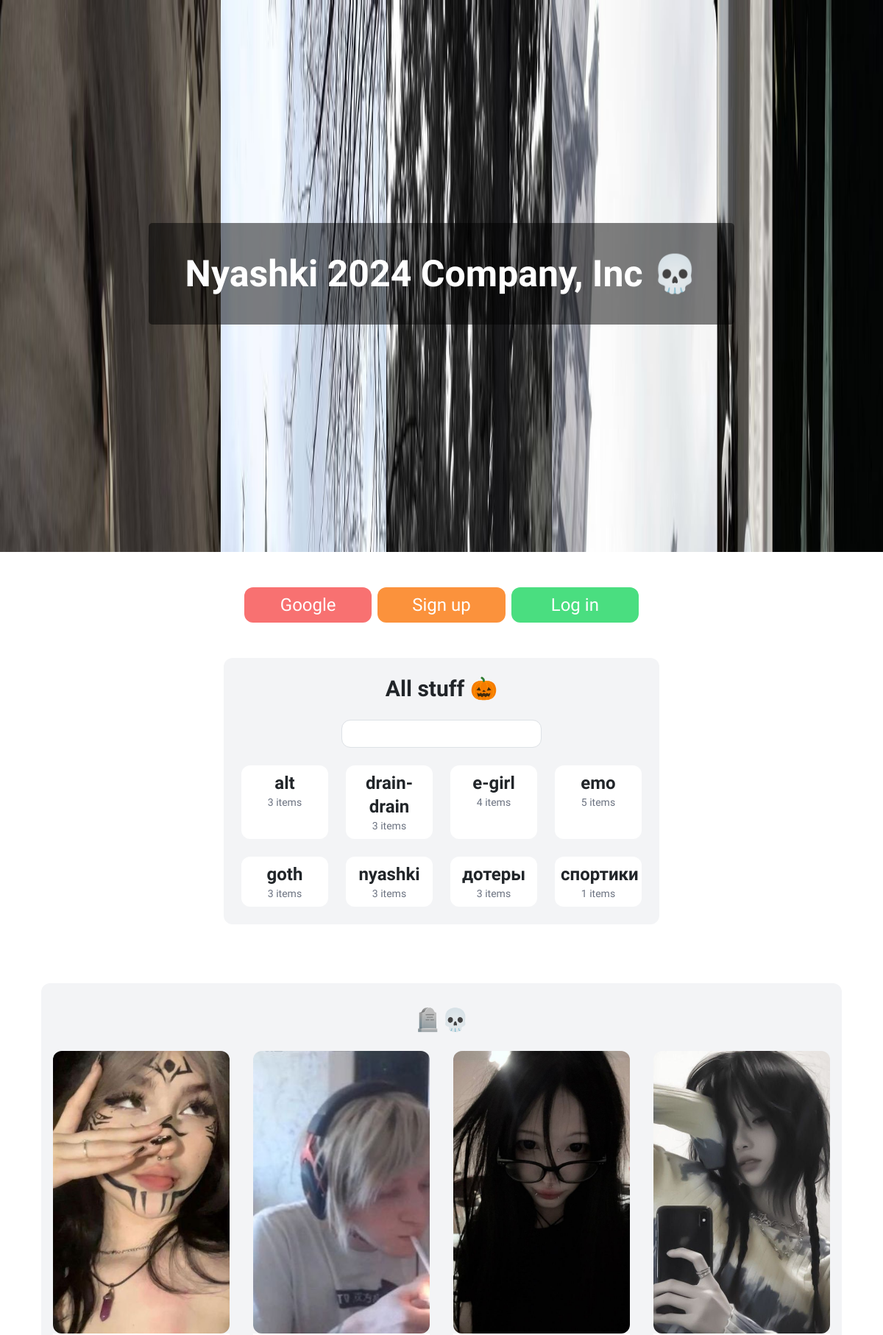
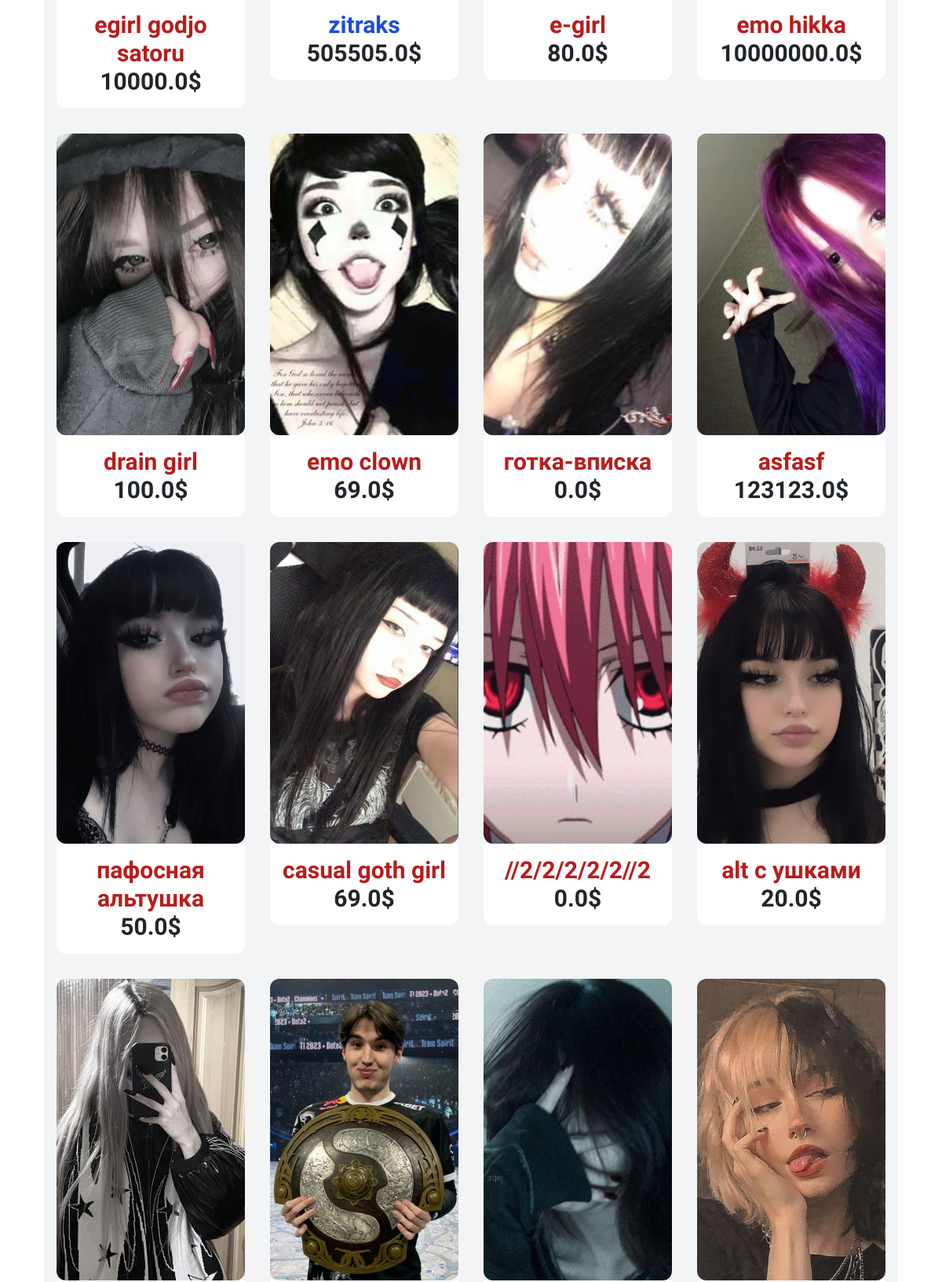
The page / (upper part) on the database its author committed (2 pictures, top to bottom).
### item/models.py (models this page shows, shortened)
class Category(models.Model):
    name = models.CharField(max_length=255)
    class Meta:
        ordering = ('name',)
        verbose_name_plural = 'Categories'

class Item(models.Model):
    category = models.ForeignKey(Category, related_name='items', on_delete=models.CASCADE)
    name = models.CharField(max_length=255)
    description = models.TextField(blank=True, null=True)
    price = models.FloatField()
    image = models.ImageField(upload_to='item_images', blank=True, null=True)
    is_sold = models.BooleanField(default=False)
    created_at = models.DateTimeField(auto_now_add=True)
    users = models.ManyToManyField(User, related_name='items', blank=True)
    gender = models.CharField(max_length=1, choices=gender_choice)
    comments = models.ManyToManyField(Comment)

### core/views.py (the view)
# urls.py: path('', views.index, name='index'),
def index(request):
    items = Item.objects.filter(is_sold=False)
    categories = Category.objects.all()
    gender = ''
    if "gender" not in request.session:
        gender = 'ALL'
    else:
        gender = request.session["gender"]
    if gender != 'ALL':
        items = items.filter(gender=gender)
    return render(request, 'core/index.html', {
        'categories': categories,
        'items': sorted(items, key=lambda x: random.random()),
        'name_category' : '🪦💀',
        'gender': gender,
        'show_login': True,
    })

### core/templates/core/index.html (shortened to what this page needs)
{% extends 'core/base.html' %}
{% block content %}
    <div class="mt-4 px-4 py-4 bg-gray-100 rounded-xl dark:bg-zinc-500 mx-auto md:w-1/2 transition-transform duration-300 transform hover:scale-105">
        <h2 class="transition-transform duration-300 transform hover:scale-110 mb-4 text-3xl text-center font-semibold dark:text-white"><a href="{% url 'core:all_staff'%}"> All stuff 🎃</a></h2>
        <form method="get" action="{% url 'item:items' %}">
                {%if query%}
                    <input name="query" type="text" class="transition-transform duration-300 transform hover:scale-110 form-control md:w-1/2  w-3/4 mx-auto mb-4" autofocus value="{{query}}">
                {%else%}
                    <input name="query" type="text" class="transition-transform duration-300 transform hover:scale-110 form-control md:w-1/2  w-3/4 mx-auto rounded-xl mb-4" autofocus>
                {%endif%}
        </form>
        <div class="xcjvxckljvlk grid grid-cols-2 md:grid-cols-4 gap-4">
            {% for category in categories %}
            <div class="transition-transform duration-300 transform hover:scale-125 p-2 bg-white rounded-xl text-center dark:text-black">
                <a href="{% url 'core:category' category.id %}" class="block">
                    <h2 class="text-lg md:text-2xl font-semibold">{{ category.name }}</h2>
                    <p class="text-gray-500 text-sm">{{ category.items.count }} items</p>
                </a>
            </div>
            {% endfor %}
        </div>
    </div>
    <div class="asfafzxcvzd23123 mx-5 mt-20 px-3 md:px-6 md:py-12 py-4 bg-gray-100 rounded-xl dark:bg-zinc-500 transition-transform duration-300 transform hover:scale-105" id="xcvxckjvl123">
        <h2 class="mb-4 mt-2 text-3xl text-center font-bold dark:text-white">{{ name_category }}</h2>
        <div class="blckvlvjvv grid grid-cols-2 md:grid-cols-4 gap-8">
            {% for item in items %}
                <div class="transition-transform duration-300 transform hover:scale-105">
                    <a href="{% url 'item:detail' item.id %}">
                        {% if item.gender == 'W'%}
                            {% if item.image.url %}
                                <img src="{{ item.image.url }}" class="zoom-image rounded-xl object-cover w-full md:h-96 h-60">
                            {% endif %}
                        {% else %}
                            {% if item.image.url %}
                                <img src="{{ item.image.url }}" class="zoom-image rounded-xl object-cover w-full md:h-96 h-60">
                            {% endif %}
                        {% endif %}
                        <div class="cvkxljbxcljkvb p-3 bg-white rounded-b-xl md:text-center">
                                {% if item.gender == 'M'%}
                                <h2 class="md:text-3xl text-xl text-blue-700 font-semibold">{{ item.name }}</h2>
                                {% else %}
                                <h2 class="md:text-3xl text-xl text-red-700 font-semibold">{{ item.name }}</h2>
                                {% endif %}
                            <strong><p class="text-xl md:text-3xl font-semibold">{{ item.price }}$</p></strong>
                        </div>
                    </a>
                </div>
            {% endfor %}
        </div>
    </div>
{% endblock %}

### rows shown on the page
Category: name "alt", items.count "3"
Category: name "drain-drain", items.count "3"
Category: name "e-girl", items.count "4"
Category: name "emo", items.count "5"
Category: name "goth", items.count "3"
Category: name "nyashki", items.count "3"
Category: name "дотеры", items.count "3"
Category: name "спортики", items.count "1"
Item: image (picture), name "egirl godjo satoru", price "10000.0"
Item: image (picture), name "zitraks", price "505505.0"
Item: image (picture), name "e-girl", price "80.0"
Item: image (picture), name "emo hikka", price "10000000.0"
Item: image (picture), name "drain girl", price "100.0"
Item: image (picture), name "emo clown", price "69.0"
Item: image (picture), name "готка-вписка", price "0.0"
Item: image (picture), name "asfasf", price "123123.0"
Item: image (picture), name "пафосная альтушка", price "50.0"
Item: image (picture), name "casual goth girl", price "69.0"
Item: image (picture), name "//2/2/2/2/2//2", price "0.0"
Item: image (picture), name "alt с ушками", price "20.0"
Item: image (picture)
Item: image (picture)
Item: image (picture)
Item: image (picture)

### other values the page prints
{{ name_category }} "🪦💀"
